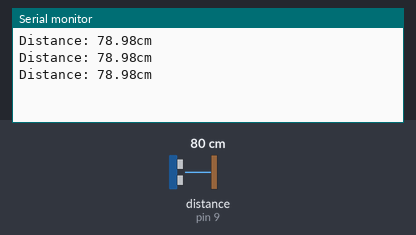
A sketch run on a simulated Arduino Uno, built with avr-gcc and run on an emulated ATmega328P. On the bench: the last lines printed to the serial monitor. Wiring (inferred from the names in the program): ultrasonic range finder: trigger pin 11; echo pin 9. The inputs (shaded band) are chosen by the test bench; at power-on: distance to the obstacle (sensor on pin 9) 80 cm. The echo pulse lasts 58.3 µs per cm.

Above: at 1.3 s.
1.4 s: distance to the obstacle (sensor on pin 9) set to 2 cm
At 1.9 s:
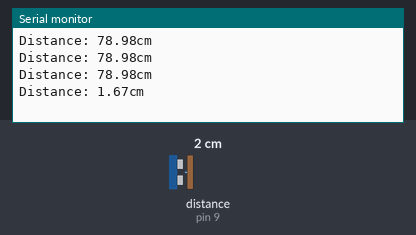
2.9 s: distance to the obstacle (sensor on pin 9) set to 4 cm
At 3.4 s:
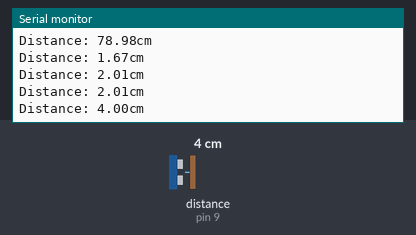
Timing chart, 0 to 5.9 s (numbered marks = the images above; inputs shaded):
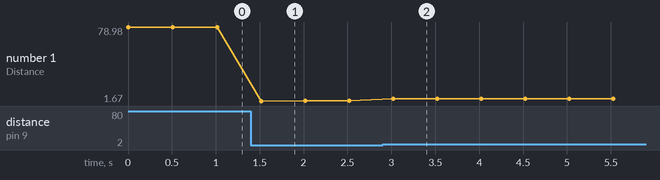

The sketch:

initial-1sensor-distance.ino
```cpp
#define Trig 11 //Use one trigger and 3 echos to be able to simultaenously trigger
#define Echo1 9

void setup()
{
  pinMode(Trig, OUTPUT);
  pinMode(Echo1, INPUT);
}

void loop()
{
  float dist1, timetaken1;
  digitalWrite(Trig, LOW);
  delayMicroseconds(20);
  digitalWrite(Trig, HIGH);
  delayMicroseconds(10);
  digitalWrite(Trig, LOW);
  timetaken1 = (float) pulseIn(Echo1, HIGH);
  dist1 = ((timetaken1/2)*340)/10000;//By the formula- distance=(time/2)*speed of sound
  Serial.begin(9600);
  Serial.print("Distance: ");
  Serial.print(dist1);
  Serial.println("cm");
  delay(500);
}
//add a transistor parallel to the motor, use the diagram on the document Kate made.
//edit distance variable to get linear distance to the person
//in future edit the code so different motors vibrate at different strength, each motor corresponds with a sensor.
```

Measured:
- after the input at 1.4 s, the serial monitor: prints a new line after 0.12 s (image 1)
- after the input at 2.9 s, the serial monitor: prints a new line after 0.12 s (image 2)
- plotted number 1: 78.98 → 2.01 after the input at 1.4 s, 2.01 → 4 after the input at 2.9 s
